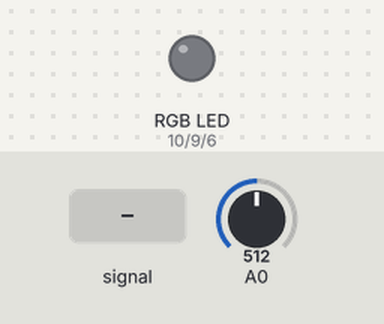
A sketch run on a simulated Arduino Uno, built with avr-gcc and run on an emulated ATmega328P. On the bench: an RGB LED mixed from three pins (HIGH = lit). Inputs (shaded band) come from the test bench; at power-on: A0 = 512. Dim RGB values are drawn brighter than linear; random numbers use the default seed unless the sketch sets one.

Above: at 1.2 s.
1.3 s: A0 fed a 200 Hz sine of ±81 counts around its level
At 2.7 s:
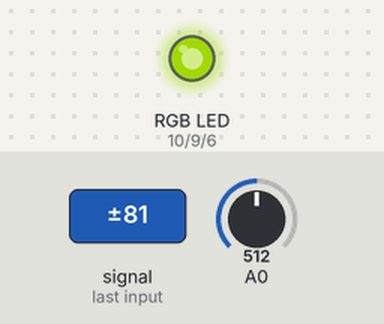
3.5 s: A0 set to 306
At 4.56 s:
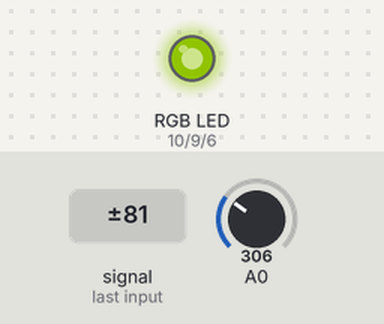
Timing chart, 0 to 8.1 s (numbered marks = the images above; inputs shaded):
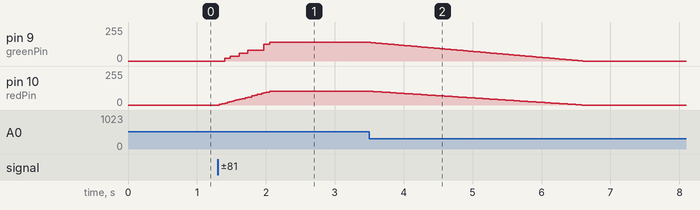

Measured:
- after the input at 1.3 s, pin 9 (greenPin): moves from 0/255 to 140/255 over 0.65 s, starting after 0.11 s; pin 10 (redPin): moves from 0/255 to 104/255 over 0.73 s, starting at once
- after the input at 3.5 s, pin 9 (greenPin): moves from 140/255 to 0/255 over 3.1 s, starting at once; pin 10 (redPin): moves from 104/255 to 0/255 over 3.1 s, starting at once

The sketch:

audioReactive_03.ino
```cpp
int contador = 0;

int redPin = 10;
int greenPin = 9;
int bluePin = 6;

int redValue = 0;
int greenValue = 0;
int blueValue = 0;

void setup() {
  Serial.begin(115200);
}

int annoying = 0;

long tiempoDemora = 2; // ms
long ultimaLectura = 0;


void loop() {

  int valorSensor = analogRead(A0);

  // incremento el valor brillo...
  if(valorSensor > 512){
     annoying = constrain(annoying + 1, 0, 1024);
  }
  // decremento ese valor de brillo
  if(millis() - ultimaLectura > tiempoDemora){
    ultimaLectura = millis();
     annoying = constrain(annoying - 1, 0, 1024);
  }

  if(annoying == 0){
    redValue = random(255);
    greenValue = random(128, 200);
    blueValue = random(0);
  }

  analogWrite(redPin, map(annoying/4, 0, 255, 0, redValue));
  analogWrite(greenPin, map(annoying/4, 0, 255, 0, greenValue));
  analogWrite(bluePin, map(annoying/4, 0, 255, 0, blueValue));

}
```
